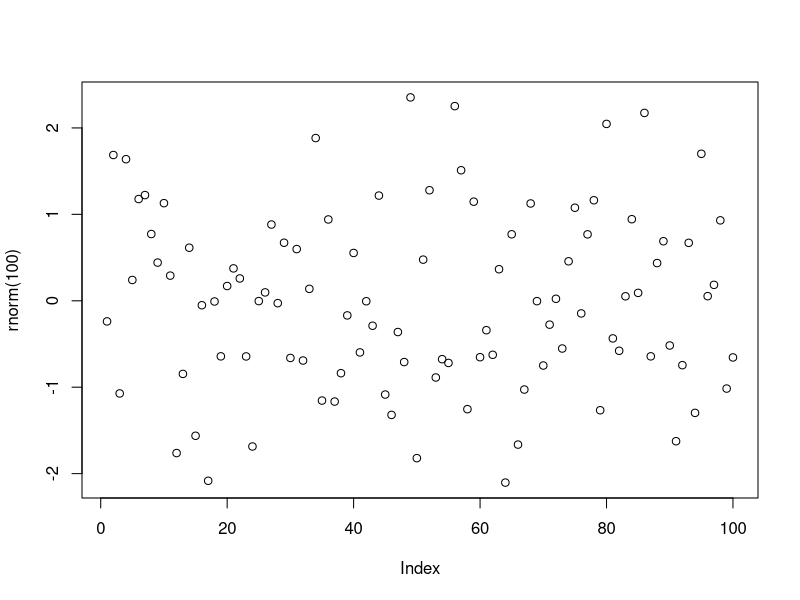
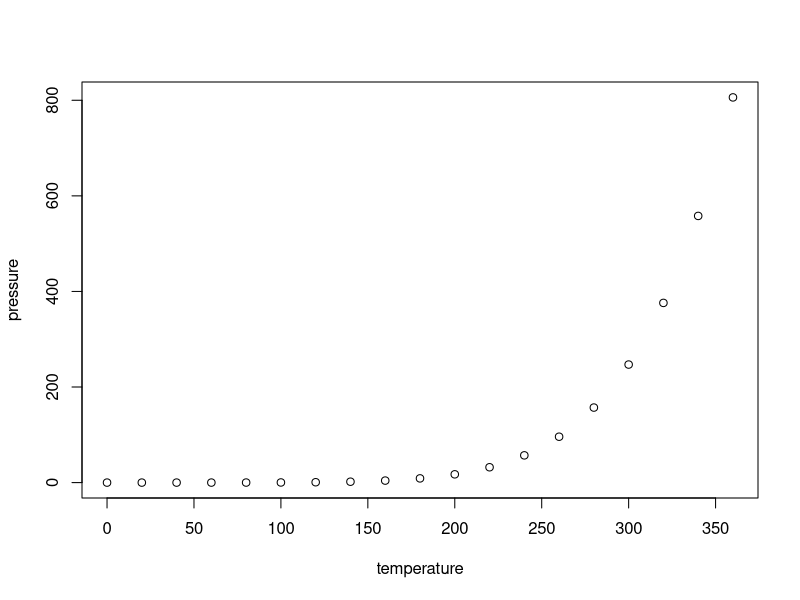

Generate these figures, in order, with R:
## ---- chunk 1
knitr::opts_chunk$set(
  collapse = TRUE,
  comment = "#>",
  fig.path = "man/figures/README-",
  out.width = "100%"
)
## ---- chunk 2
plot(rnorm(100))
## ---- chunk 3
plot(pressure)
